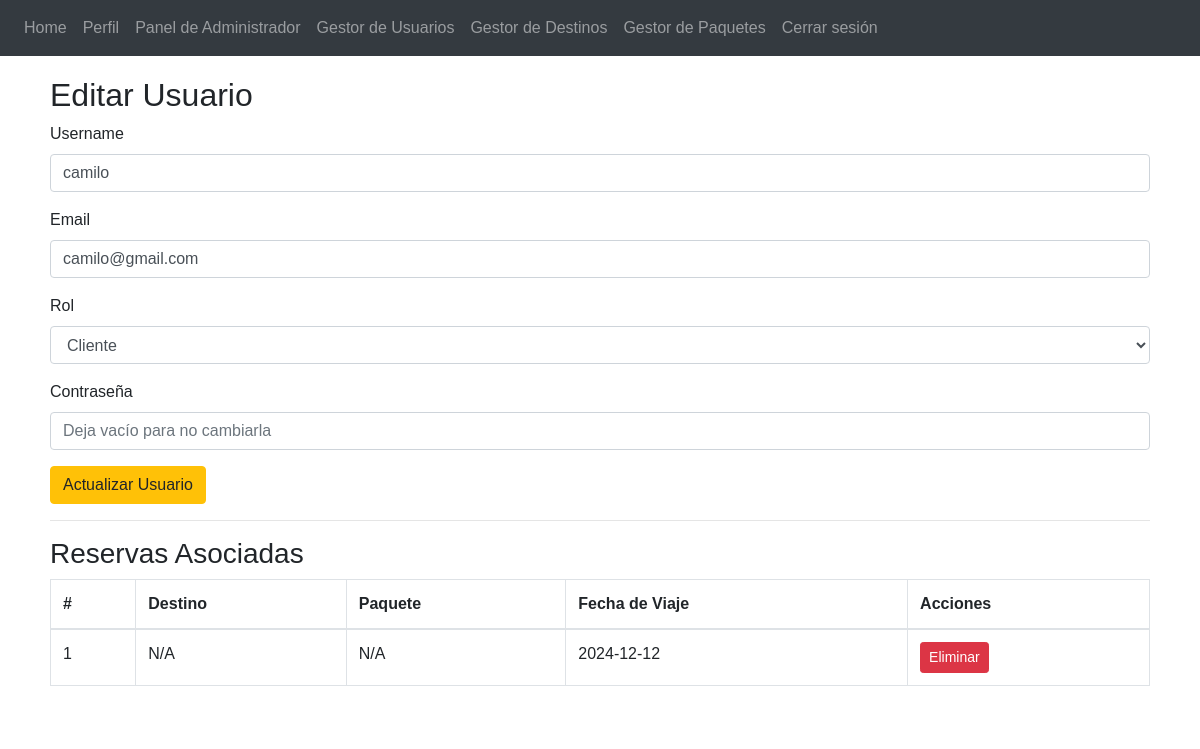
/admin/users/edit/6 (signed in), run on the app's committed database.
### app/auth/models.py (models this page shows, shortened)
class User(UserMixin, db.Model): # herencia de usermixin para permitir gesiton de sesiones
    __tablename__ = 'users'
    id = db.Column(db.Integer, primary_key=True)
    username = db.Column(db.String(80), unique=True, nullable=False)
    email = db.Column(db.String(120), unique=True, nullable=False)
    password_hash = db.Column(db.String(128), nullable=False)
    role = db.Column(db.String(20), default='client')  # Puede ser 'client' o 'admin'
    reservations = db.relationship('Reservation', backref='owner', lazy=True)
    def is_admin(self):
        return self.role == 'admin'

### app/travel/models.py (models this page shows, shortened)
class Reservation(db.Model):
    __tablename__ = 'reservations'
    id = db.Column(db.Integer, primary_key=True)
    user_id = db.Column(db.Integer, db.ForeignKey('users.id'), nullable=False)
    destination_id = db.Column(db.Integer, db.ForeignKey('destinations.id'), nullable=True)  # Relación con Destination
    package_id = db.Column(db.Integer, db.ForeignKey('packages.id'), nullable=True)  # Relación con Package
    travel_date = db.Column(db.Date, nullable=False)
    created_at = db.Column(db.DateTime, default=datetime.utcnow)
    destination = db.relationship('Destination', backref='reservations_related', lazy=True)
    package = db.relationship('Package', backref='reservations_related', lazy=True)
    user = db.relationship('User', backref='user_reservations', lazy=True)

### app/admin/routes.py (the view, shortened to what this page needs)
@admin.route('/users/edit/<int:id>', methods=['GET', 'POST'])
@login_required
def edit_user(id):
    user = User.query.get_or_404(id)
    reservations = Reservation.query.filter_by(user_id=id).all()
    return render_template('admin/edit_user.html', user=user, reservations = reservations)  # Formulario para editar usuario

### app/templates/admin/edit_user.html (shortened to what this page needs)
{% extends "base.html" %}
{% block content %}
  <h2>Editar Usuario</h2>
  <form method="POST">
    <div class="form-group">
      <label for="username">Username</label>
      <input type="text" class="form-control" name="username" value="{{ user.username }}" required>
    </div>
    <div class="form-group">
      <label for="email">Email</label>
      <input type="email" class="form-control" name="email" value="{{ user.email }}" required>
    </div>
    <div class="form-group">
      <label for="role">Rol</label>
      <select name="role" class="form-control">
        <option value="client" {% if user.role == 'client' %}selected{% endif %}>Cliente</option>
      </select>
    </div>
    <div class="form-group">
      <label for="password">Contraseña</label>
      <input type="password" class="form-control" name="password" placeholder="Deja vacío para no cambiarla">
    </div>
    <button type="submit" class="btn btn-warning">Actualizar Usuario</button>
  </form>
  <hr>
  <h3>Reservas Asociadas</h3>
  {% if reservations %}
    <table class="table table-bordered">
      <thead>
        <tr>
          <th>#</th>
          <th>Destino</th>
          <th>Paquete</th>
          <th>Fecha de Viaje</th>
          <th>Acciones</th>
        </tr>
      </thead>
      <tbody>
        {% for reservation in reservations %}
          <tr>
            <td>{{ reservation.id }}</td>
            <td>{{ reservation.destination.name if reservation.destination else 'N/A' }}</td>
            <td>{{ reservation.package.name if reservation.package else 'N/A' }}</td>
            <td>{{ reservation.travel_date }}</td>
            <td>
              <form action="{{ url_for('admin.delete_reservation', id=reservation.id) }}" method="POST" style="display:inline;">
                <button type="submit" class="btn btn-danger btn-sm">Eliminar</button>
              </form>
            </td>
          </tr>
        {% endfor %}
      </tbody>
    </table>
  {% else %}
    <p>No hay reservas asociadas a este usuario.</p>
  {% endif %}
{% endblock %}

### data on the page
User: username "camilo", email "camilo@gmail.com", role "Cliente"
Reservation: id "1", destination "N/A", package "N/A", travel_date "2024-12-12"
